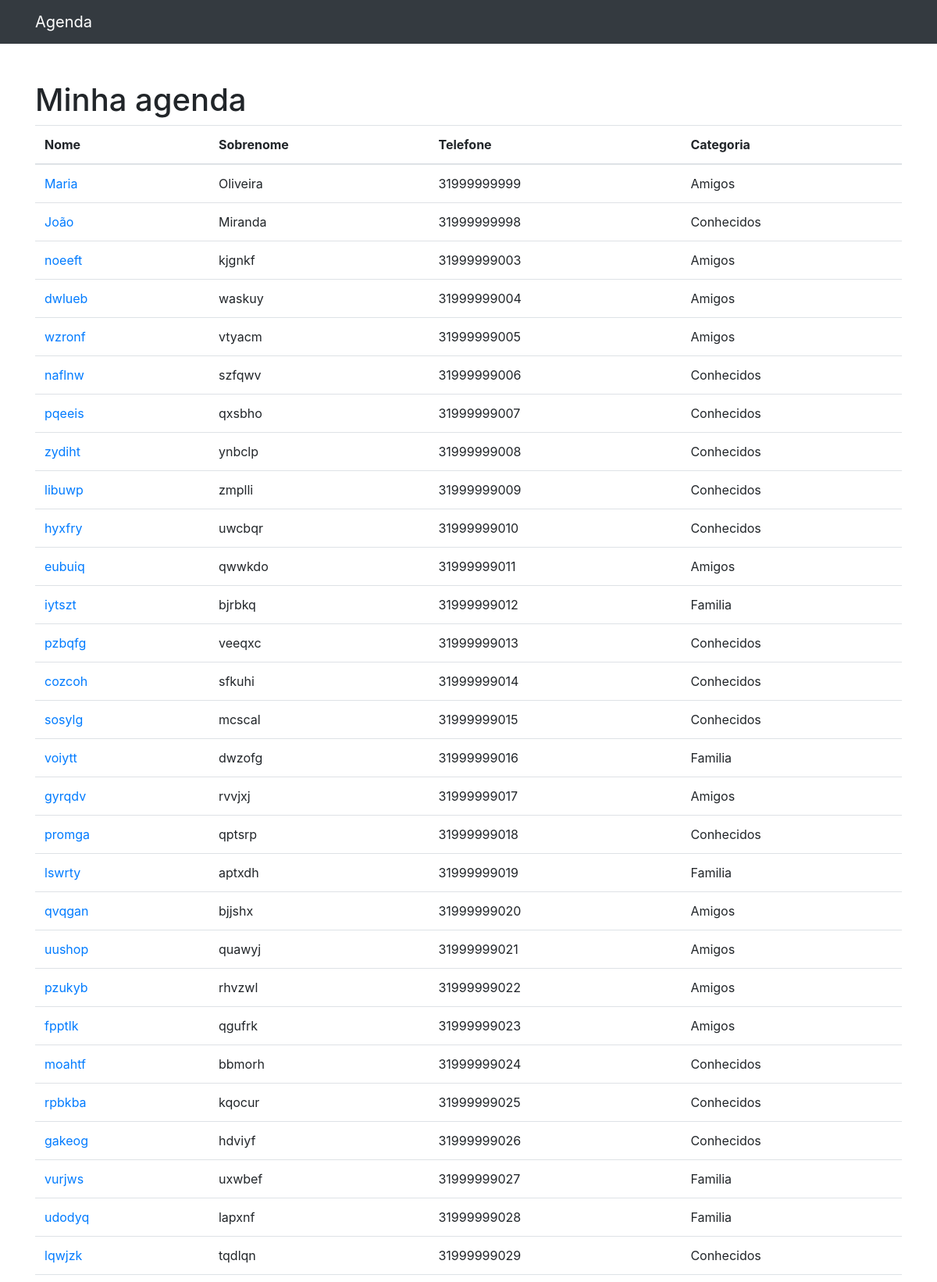
The page / (upper part) on the database its author committed.
### contatos/models.py (models this page shows, shortened)
class Contato(models.Model):
    nome = models.CharField(max_length=255)
    sobrenome = models.CharField(max_length=255, blank=True)
    telefone = models.CharField(max_length=255)
    email = models.CharField(max_length=255, blank=True)
    data_criacao = models.DateTimeField(default=timezone.now)
    descricao = models.TextField(blank=True)
    categoria = models.ForeignKey(Categoria, on_delete=models.DO_NOTHING)

class Categoria(models.Model):
    nome = models.CharField(max_length=255)
    def __str__(self):
        return self.nome

### contatos/views.py (the view)
# urls.py: path('', views.index, name='index'),
def index(request):
    contatos = Contato.objects.all()  # Faz um select em todos os contatos
    return render(request, 'contatos/index.html', {
        'contatos': contatos
    })

### contatos/templates/contatos/index.html
{% extends 'base.html' %}
{% block 'conteudo' %}
  <h1 class="mt-5">Minha agenda</h1>
  <table class="table">
    <thead>
      <tr>
        <th>Nome</th>
        <th>Sobrenome</th>
        <th>Telefone</th>
        <th>Categoria</th>
      </tr>
    </thead>
    <tbody>
      {% for contato in contatos %}
        <tr>
          <td>
            <a href="{% url 'ver_contato' contato.id %}"> {{contato.nome}}</a>
          </td>
          <td>{{contato.sobrenome}}</td>
          <td>{{contato.telefone}}</td>
          <td>{{contato.categoria}}</td>
        </tr>
      {% endfor %}
    </tbody>
  </table>
{% endblock %}

### templates/base.html (shortened to what this page needs)
{% load static %}
<!DOCTYPE html>
<html lang="pt">
<head>
    {% include 'parciais/_head.html' %}
</head>
<body>
  {% include 'parciais/_nav.html' %}
  <div class="container">
    <div class="row">
      <div class="col-lg-12">
          {% block 'conteudo' %}{% endblock %}
      </div>
    </div>
  </div>
</body>
</html>

### templates/parciais/_head.html (shortened to what this page needs)
{% load static %}
<link href="{% static 'vendor/bootstrap/css/bootstrap.min.css' %}" rel="stylesheet">

### templates/parciais/_nav.html (shortened to what this page needs)
<nav class="navbar navbar-expand-lg navbar-dark bg-dark static-top">
<div class="container">
  <a class="navbar-brand" href="{% url 'index' %}">Agenda</a>
</div>
</nav>

### rows shown on the page
Contato: nome "Maria", sobrenome "Oliveira", telefone "31999999999", categoria "Amigos"
Contato: nome "João", sobrenome "Miranda", telefone "31999999998", categoria "Conhecidos"
Contato: nome "noeeft", sobrenome "kjgnkf", telefone "31999999003", categoria "Amigos"
Contato: nome "dwlueb", sobrenome "waskuy", telefone "31999999004", categoria "Amigos"
Contato: nome "wzronf", sobrenome "vtyacm", telefone "31999999005", categoria "Amigos"
Contato: nome "naflnw", sobrenome "szfqwv", telefone "31999999006", categoria "Conhecidos"
Contato: nome "pqeeis", sobrenome "qxsbho", telefone "31999999007", categoria "Conhecidos"
Contato: nome "zydiht", sobrenome "ynbclp", telefone "31999999008", categoria "Conhecidos"
Contato: nome "libuwp", sobrenome "zmplli", telefone "31999999009", categoria "Conhecidos"
Contato: nome "hyxfry", sobrenome "uwcbqr", telefone "31999999010", categoria "Conhecidos"
Contato: nome "eubuiq", sobrenome "qwwkdo", telefone "31999999011", categoria "Amigos"
Contato: nome "iytszt", sobrenome "bjrbkq", telefone "31999999012", categoria "Familia"
Contato: nome "pzbqfg", sobrenome "veeqxc", telefone "31999999013", categoria "Conhecidos"
Contato: nome "cozcoh", sobrenome "sfkuhi", telefone "31999999014", categoria "Conhecidos"
Contato: nome "sosylg", sobrenome "mcscal", telefone "31999999015", categoria "Conhecidos"
Contato: nome "voiytt", sobrenome "dwzofg", telefone "31999999016", categoria "Familia"
Contato: nome "gyrqdv", sobrenome "rvvjxj", telefone "31999999017", categoria "Amigos"
Contato: nome "promga", sobrenome "qptsrp", telefone "31999999018", categoria "Conhecidos"
Contato: nome "lswrty", sobrenome "aptxdh", telefone "31999999019", categoria "Familia"
Contato: nome "qvqgan", sobrenome "bjjshx", telefone "31999999020", categoria "Amigos"
Contato: nome "uushop", sobrenome "quawyj", telefone "31999999021", categoria "Amigos"
Contato: nome "pzukyb", sobrenome "rhvzwl", telefone "31999999022", categoria "Amigos"
Contato: nome "fpptlk", sobrenome "qgufrk", telefone "31999999023", categoria "Amigos"
Contato: nome "moahtf", sobrenome "bbmorh", telefone "31999999024", categoria "Conhecidos"
Contato: nome "rpbkba", sobrenome "kqocur", telefone "31999999025", categoria "Conhecidos"
Contato: nome "gakeog", sobrenome "hdviyf", telefone "31999999026", categoria "Conhecidos"
Contato: nome "vurjws", sobrenome "uxwbef", telefone "31999999027", categoria "Familia"
Contato: nome "udodyq", sobrenome "lapxnf", telefone "31999999028", categoria "Familia"
Contato: nome "lqwjzk", sobrenome "tqdlqn", telefone "31999999029", categoria "Conhecidos"
